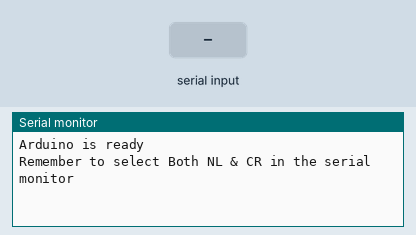
Simulated run of this sketch. Board: Arduino Uno, built with avr-gcc and run on an emulated ATmega328P. Shown: the last lines printed to the serial monitor. The test bench sets the inputs (shaded band).

Above: at 1.2 s.
1.3 s: "1" received over the second serial link
At 1.9 s:
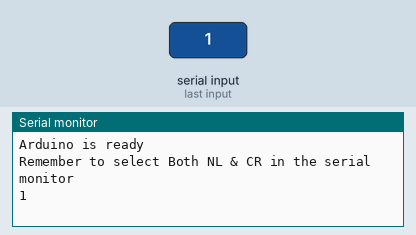
2.8 s: "0" received over the second serial link
At 4.3 s:
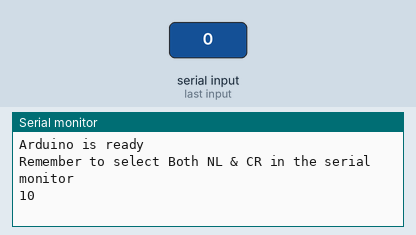

The sketch:

SLAVEFIX.ino
```cpp
// Basic Bluetooth sketch HC-05_AT_MODE_01
// Connect the HC-05 module and communicate using the serial monitor
//
// The HC-05 defaults to commincation mode when first powered on you will need to manually enter AT mode
// The default baud rate for AT mode is 38400
// See www.martyncurrey.com for details
//


#include <SoftwareSerial.h>
SoftwareSerial BTserial(2, 3); // RX | TX
// Connect the HC-05 TX to Arduino pin 2 RX.
// Connect the HC-05 RX to Arduino pin 3 TX through a voltage divider.
//

char c = ' ';

void setup()
{
    Serial.begin(9600);
    Serial.println("Arduino is ready");
    Serial.println("Remember to select Both NL & CR in the serial monitor");

    // HC-05 default serial speed for AT mode is 38400
    BTserial.begin(9600);
}

void loop()
{

    // Keep reading from HC-05 and send to Arduino Serial Monitor
    if (BTserial.available())
    {
        c = BTserial.read();
        Serial.write(c);
    }

    // Keep reading from Arduino Serial Monitor and send to HC-05
    if (Serial.available())
    {
        c =  Serial.read();
        BTserial.write(c);
    }

}
```

Measured:
- after the input at 1.3 s, the serial monitor: prints a new line at once (image 1)
- after the input at 2.8 s, the serial monitor: prints a new line at once (image 2)
